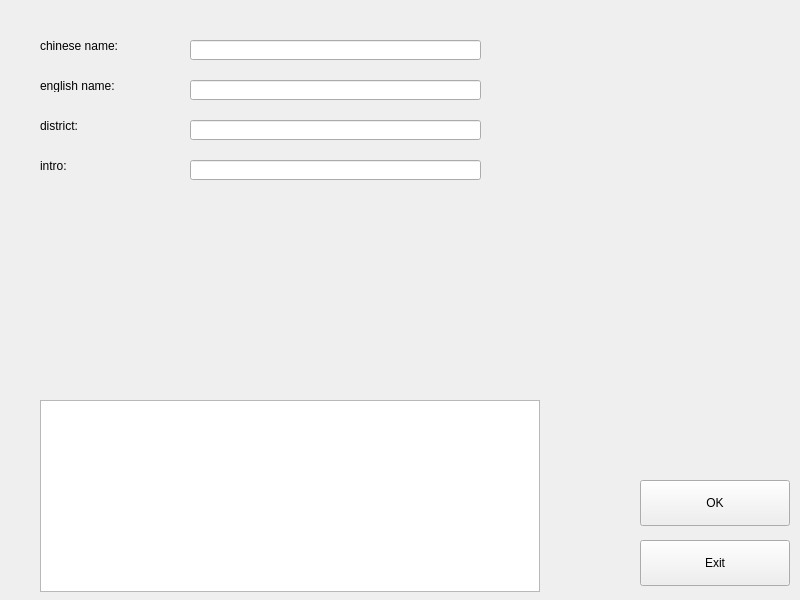
<?xml version="1.0" encoding="UTF-8"?>
<ui version="4.0">
 <class>modify_L</class>
 <widget class="QWidget" name="modify_L">
  <property name="geometry">
   <rect>
    <x>0</x>
    <y>0</y>
    <width>800</width>
    <height>600</height>
   </rect>
  </property>
  <property name="windowTitle">
   <string>Form</string>
  </property>
  <widget class="QLabel" name="chinese">
   <property name="geometry">
    <rect>
     <x>40</x>
     <y>40</y>
     <width>78</width>
     <height>12</height>
    </rect>
   </property>
   <property name="text">
    <string>chinese name:</string>
   </property>
  </widget>
  <widget class="QLabel" name="english">
   <property name="geometry">
    <rect>
     <x>40</x>
     <y>80</y>
     <width>78</width>
     <height>12</height>
    </rect>
   </property>
   <property name="text">
    <string>english name:</string>
   </property>
  </widget>
  <widget class="QLabel" name="intro">
   <property name="geometry">
    <rect>
     <x>40</x>
     <y>160</y>
     <width>78</width>
     <height>12</height>
    </rect>
   </property>
   <property name="text">
    <string>intro:</string>
   </property>
  </widget>
  <widget class="QPushButton" name="OK">
   <property name="geometry">
    <rect>
     <x>640</x>
     <y>480</y>
     <width>150</width>
     <height>46</height>
    </rect>
   </property>
   <property name="text">
    <string>OK</string>
   </property>
  </widget>
  <widget class="QPushButton" name="Exit">
   <property name="geometry">
    <rect>
     <x>640</x>
     <y>540</y>
     <width>150</width>
     <height>46</height>
    </rect>
   </property>
   <property name="text">
    <string>Exit</string>
   </property>
  </widget>
  <widget class="QTextBrowser" name="out">
   <property name="geometry">
    <rect>
     <x>40</x>
     <y>400</y>
     <width>500</width>
     <height>192</height>
    </rect>
   </property>
  </widget>
  <widget class="QLineEdit" name="chinese_input">
   <property name="geometry">
    <rect>
     <x>190</x>
     <y>40</y>
     <width>291</width>
     <height>20</height>
    </rect>
   </property>
  </widget>
  <widget class="QLineEdit" name="english_input">
   <property name="geometry">
    <rect>
     <x>190</x>
     <y>80</y>
     <width>291</width>
     <height>20</height>
    </rect>
   </property>
  </widget>
  <widget class="QLineEdit" name="intro_input">
   <property name="geometry">
    <rect>
     <x>190</x>
     <y>160</y>
     <width>291</width>
     <height>20</height>
    </rect>
   </property>
  </widget>
  <widget class="QLabel" name="district">
   <property name="geometry">
    <rect>
     <x>40</x>
     <y>120</y>
     <width>78</width>
     <height>12</height>
    </rect>
   </property>
   <property name="text">
    <string>district:</string>
   </property>
  </widget>
  <widget class="QLineEdit" name="district_input">
   <property name="geometry">
    <rect>
     <x>190</x>
     <y>120</y>
     <width>291</width>
     <height>20</height>
    </rect>
   </property>
  </widget>
 </widget>
 <resources/>
 <connections/>
</ui>
